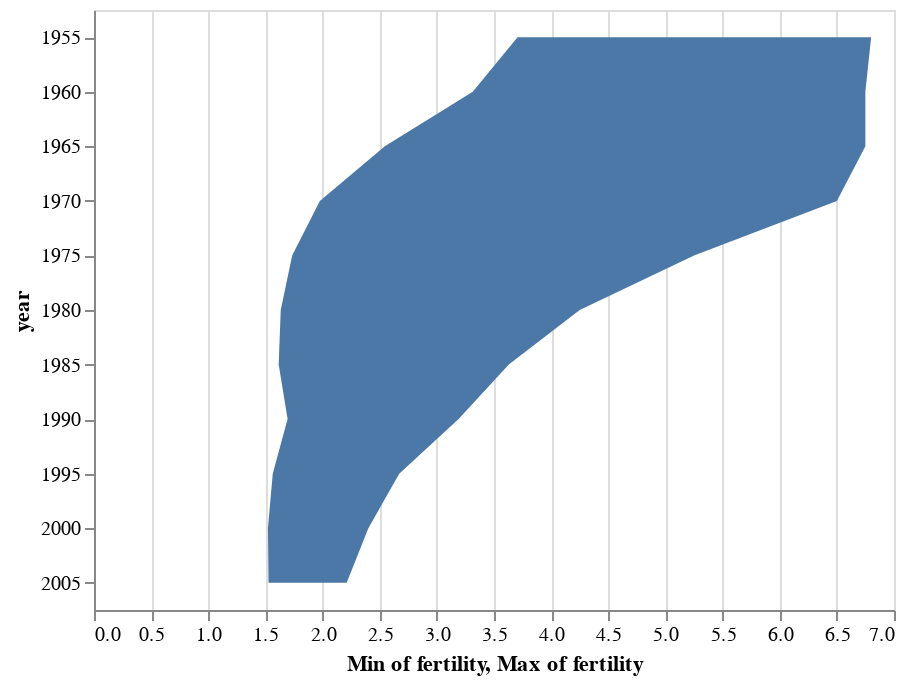

This figure's notebook cell:
### Markdown cell above
All the `area` mark examples above use a vertically oriented area. However, Altair and Vega-Lite support horizontal areas as well. Let's transpose the chart above, simply by swapping the `x` and `y` channels.

### Code cell
alt.Chart(dataNA).mark_area().encode(
    alt.Y('year:O', scale=alt.Scale(rangeStep=40)),
    alt.X('min(fertility):Q'),
    alt.X2('max(fertility):Q')
)

### Figure 1 — Vega-Lite specification as saved in the notebook (floating-point values rounded to 4 significant figures)
{"$schema": "https://vega.github.io/schema/vega-lite/v3.4.0.json", "config": {"mark": {"tooltip": null}, "view": {"height": 300, "width": 400}}, "data": {"name": "data-90247f35efb014c7706cfdd66a0e9a4d"}, "datasets": {"data-90247f35efb014c7706cfdd66a0e9a4d": [{"cluster": 3, "country": "Canada", "fertility": 3.882, "life_expect": 69.96, "pop": 16050356, "year": 1955}, {"cluster": 3, "country": "Canada", "fertility": 3.675, "life_expect": 71.3, "pop": 18266765, "year": 1960}, {"cluster": 3, "country": "Canada", "fertility": 2.61, "life_expect": 72.13, "pop": 20071104, "year": 1965}, {"cluster": 3, "country": "Canada", "fertility": 1.976, "life_expect": 72.88, "pop": 21749986, "year": 1970}, {"cluster": 3, "country": "Canada", "fertility": 1.734, "life_expect": 74.21, "pop": 23209200, "year": 1975}, {"cluster": 3, "country": "Canada", "fertility": 1.634, "life_expect": 75.76, "pop": 24593300, "year": 1980}, {"cluster": 3, "country": "Canada", "fertility": 1.616, "life_expect": 76.86, "pop": 25941600, "year": 1985}, {"cluster": 3, "country": "Canada", "fertility": 1.694, "life_expect": 77.95, "pop": 27790600, "year": 1990}, {"cluster": 3, "country": "Canada", "fertility": 1.564, "life_expect": 78.61, "pop": 29619002, "year": 1995}, {"cluster": 3, "country": "Canada", "fertility": 1.522, "life_expect": 79.77, "pop": 31278097, "year": 2000}, {"cluster": 3, "country": "Canada", "fertility": 1.527, "life_expect": 80.65, "pop": 32805041, "year": 2005}, {"cluster": 3, "country": "Mexico", "fertility": 6.8, "life_expect": 55.19, "pop": 32929914, "year": 1955}, {"cluster": 3, "country": "Mexico", "fertility": 6.75, "life_expect": 58.3, "pop": 38578505, "year": 1960}, {"cluster": 3, "country": "Mexico", "fertility": 6.75, "life_expect": 60.11, "pop": 45142399, "year": 1965}, {"cluster": 3, "country": "Mexico", "fertility": 6.5, "life_expect": 62.36, "pop": 52775158, "year": 1970}, {"cluster": 3, "country": "Mexico", "fertility": 5.25, "life_expect": 65.03, "pop": 60678045, "year": 1975}, {"cluster": 3, "country": "Mexico", "fertility": 4.25, "life_expect": 67.41, "pop": 68347479, "year": 1980}, {"cluster": 3, "country": "Mexico", "fertility": 3.63, "life_expect": 69.5, "pop": 76767225, "year": 1985}, {"cluster": 3, "country": "Mexico", "fertility": 3.191, "life_expect": 71.45, "pop": 84913652, "year": 1990}, {"cluster": 3, "country": "Mexico", "fertility": 2.671, "life_expect": 73.67, "pop": 92880353, "year": 1995}, {"cluster": 3, "country": "Mexico", "fertility": 2.401, "life_expect": 74.9, "pop": 99926620, "year": 2000}, {"cluster": 3, "country": "Mexico", "fertility": 2.211, "life_expect": 76.19, "pop": 106202903, "year": 2005}, {"cluster": 3, "country": "United States", "fertility": 3.706, "life_expect": 69.49, "pop": 165931000, "year": 1955}, {"cluster": 3, "country": "United States", "fertility": 3.314, "life_expect": 70.21, "pop": 180671000, "year": 1960}, {"cluster": 3, "country": "United States", "fertility": 2.545, "life_expect": 70.76, "pop": 194303000, "year": 1965}, {"cluster": 3, "country": "United States", "fertility": 2.016, "life_expect": 71.34, "pop": 205052000, "year": 1970}, {"cluster": 3, "country": "United States", "fertility": 1.788, "life_expect": 73.38, "pop": 215973000, "year": 1975}, {"cluster": 3, "country": "United States", "fertility": 1.825, "life_expect": 74.65, "pop": 227726463, "year": 1980}, {"cluster": 3, "country": "United States", "fertility": 1.924, "life_expect": 75.02, "pop": 238466283, "year": 1985}, {"cluster": 3, "country": "United States", "fertility": 2.025, "life_expect": 76.09, "pop": 250131894, "year": 1990}, {"cluster": 3, "country": "United States", "fertility": 1.994, "life_expect": 76.81, "pop": 266557091, "year": 1995}, {"cluster": 3, "country": "United States", "fertility": 2.038, "life_expect": 77.31, "pop": 282338631, "year": 2000}, {"cluster": 3, "country": "United States", "fertility": 2.054, "life_expect": 78.24, "pop": 295734134, "year": 2005}]}, "encoding": {"x": {"aggregate": "min", "field": "fertility", "type": "quantitative"}, "x2": {"aggregate": "max", "field": "fertility"}, "y": {"field": "year", "scale": {"rangeStep": 40}, "type": "ordinal"}}, "mark": "area"}
